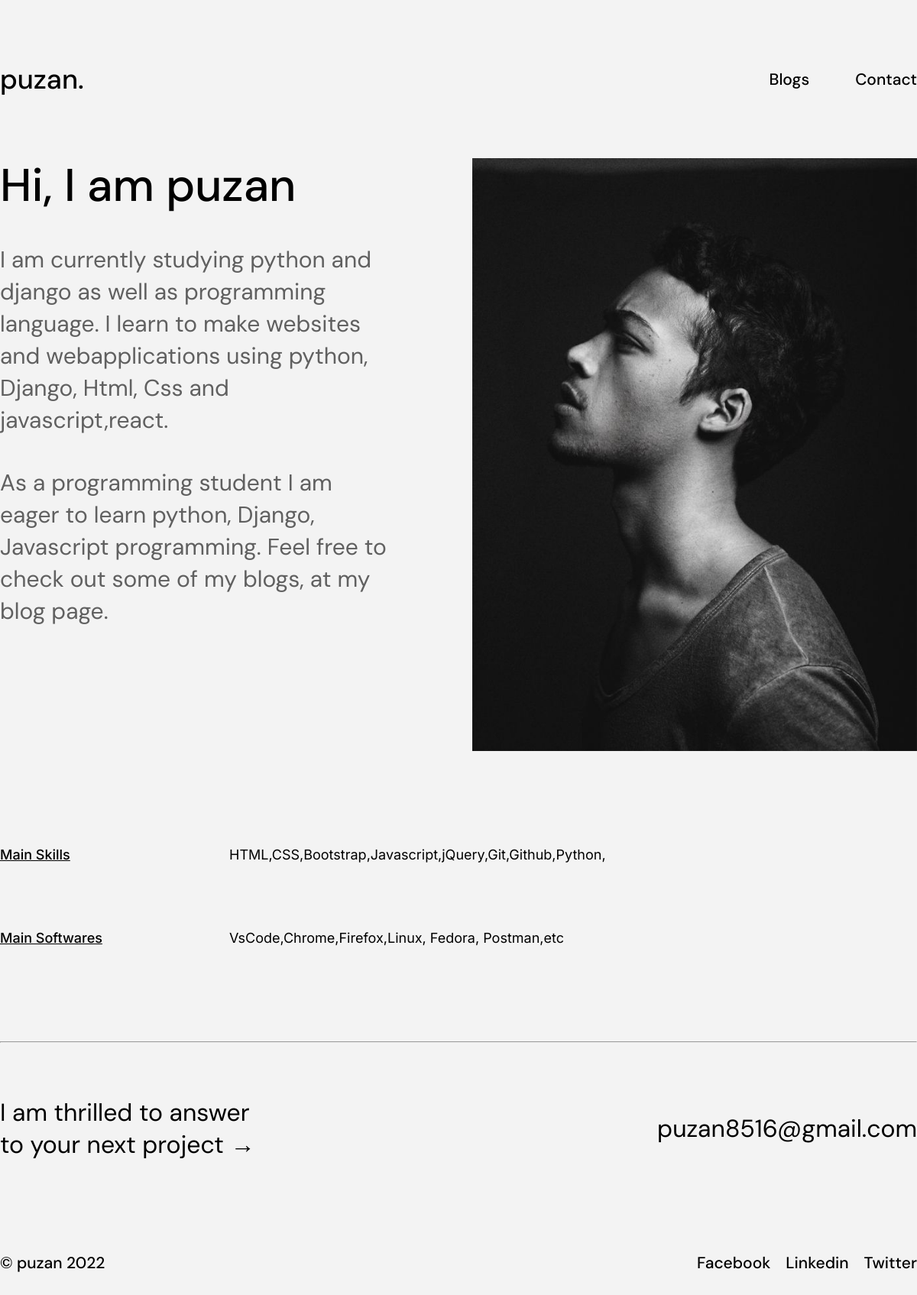
The page / on the database its author committed.
### pages/models.py (models this page shows, shortened)
class HomePage(models.Model):
    title = models.CharField(max_length=200)
    para1 = models.TextField()
    para2 = models.TextField()
    skills_list = models.TextField()
    softwares_list = models.TextField()
    mail = models.EmailField()
    image = models.ImageField(upload_to='images/', default='images/hero-img.png')

### pages/views.py (the view)
# urls.py: path("", index, name="index"),
def index(request):
    homepage_data = HomePage.objects.all()
    context = {
        'title':homepage_data[0].title,
        'para1':homepage_data[0].para1,
        'para2':homepage_data[0].para2,
        'skills_list':homepage_data[0].skills_list,
        'softwares_list':homepage_data[0].softwares_list,
        'mail':homepage_data[0].mail,
    }
    return render(request, "pages/index.html",context)

### templates/pages/index.html
{% extends "base.html" %}
{% load static %}
{% block main %}
      <section class="hero">
        <div class="container">
          <div class="flex-row">
            <div class="column">
              <h1 class="heading-primary">
               {{title}}
              </h1>
              <p class="paragraph-primary">
                {{para1}}
              </p>
              <p class="paragraph-primary">
               {{para2}}
              </p>
            </div>
            <div class="column">
              <img src="{% static 'img/wu.jpg'%}"alt=""class="img-responsive"/>
            </div>
          </div>
        </div>
      </section>
      <section class="skills-softwares">
        <div class="container">
          <div class="flex-row">
            <div class="column">
              <h4 class="paragraph-secondary">Main Skills</h4>
            </div>
            <div class="column">
              <p class="paragraph-secondary">
               {{skills_list}}
              </p>
            </div>
          </div>
          <div class="flex-row">
            <div class="column">
              <h4 class="paragraph-secondary">Main Softwares</h4>
            </div>
            <div class="column">
              <p class="paragraph-secondary">
               {{softwares_list}}
              </p>
            </div>
          </div>
        </div>
      </section>
      <section>
        <div class="container">
          <hr class="line" />
        </div>
      </section>
      <section class="contact">
        <div class="container">
          <div class="flex-row">
            <div class="column">
              <h2 class="heading-secondary">
                I am thrilled to answer to your next project &rarr;
              </h2>
            </div>
            <div class="column">
              <a href="mailto:puzan8516@gmail.com" class="heading-secondary"
                >{{mail}}</a
              >
            </div>
          </div>
        </div>
      </section>
{% endblock %}

### static/css/style.css (style rules this page uses)
:root { --color-white: #fff; --color-black: #000; --color-grey: #606060; --color-blue: ##2429af; --font-primary: "DM Sans", sans-serif; --font-secondary: "Inter", sans-serif; }
* { margin: 0; padding: 0; box-sizing: border-box; }
html { font-size: 62.5%; scroll-behavior: smooth; }
body { background-color: #f3f3f3; }
.container { max-width: 120rem; margin: 0 auto; }
.img-responsive { max-width: 100%; height: auto; }
.flex-row { display: flex; justify-content: space-between; }
.heading-primary { font-family: var(--font-primary); font-size: 6rem; font-weight: 500; color: var(--color-black); line-height: 1.2; }
.heading-secondary { font-family: var(--font-primary); font-size: 3.2rem; font-weight: 400; color: var(--color-black); text-decoration: none; }
.paragraph-primary { font-family: var(--font-primary); font-size: 3rem; font-weight: 400; line-height: 1.4; color: var(--color-grey); text-transform: none; }
.paragraph-secondary { font-family: var(--font-secondary); font-size: 1.8rem; font-weight: 400; line-height: 1.6; color: var(--color-black); text-transform: none; }
.hero { margin-bottom: 12rem; }
.hero .flex-row { display: flex; justify-content: space-between; gap: 10rem; }
.hero .flex-row .column:nth-child(1) { flex-basis: 50%; }
.hero .heading-primary { margin-bottom: 4rem; }
.hero .paragraph-primary:not(:last-child) { margin-bottom: 4rem; }
.skills-softwares { margin-bottom: 12rem; }
.skills-softwares .flex-row { display: flex; justify-content: flex-start; }
.skills-softwares .flex-row:nth-child(1) { margin-bottom: 8rem; }
.skills-softwares .flex-row .column h4 { width: 300px; font-weight: 500; text-decoration: underline; }
.line { width: 100%; height: 1px; background-color: var(--color-grey); margin-bottom: 7rem; }
.contact { margin-bottom: 12rem; }
.contact .flex-row { display: flex; justify-content: space-between; align-items: center; }
.contact .flex-row .column:nth-child(1) { flex-basis: 30%; }

### rows shown on the page
HomePage: title "Hi, I am puzan", para1 "I am currently studying python and django as well as programming language. I learn to make websites and webapplications using python, Django, Html, Css and javascript,react.", para2 "As a programming student I am eager to learn python, Django, Javascript programming. Feel free to check out some of my blogs, at my blog page.", skills_list "HTML,CSS,Bootstrap,Javascript,jQuery,Git,Github,Python,", softwares_list "VsCode,Chrome,Firefox,Linux, Fedora, Postman,etc", mail "puzan8516@gmail.com"
